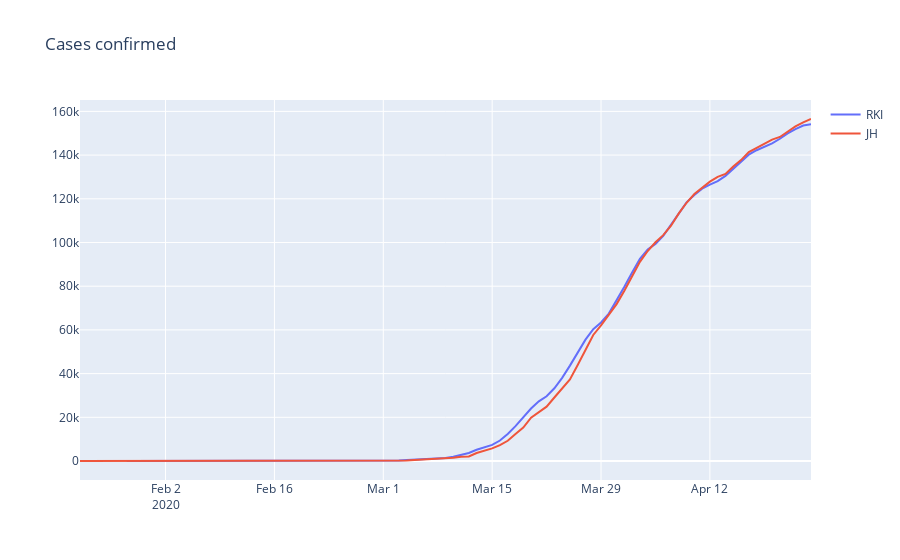

The cell this chart's notebook holds for it:
### Markdown cell above
1. Compare the number of cases for both sets

### Code cell
fig = go.Figure()
fig.add_trace(go.Scatter(x=df['Meldedatum'], 
                         y=df['Cases confirmed'], 
                         mode='lines', 
                         name='RKI'))
fig.add_trace(go.Scatter(x=df_jh_de['Date'], 
                         y=df_jh_de['Cases confirmed'],
                         mode='lines',
                         name='JH'))
fig.update_layout(title='Cases confirmed')
